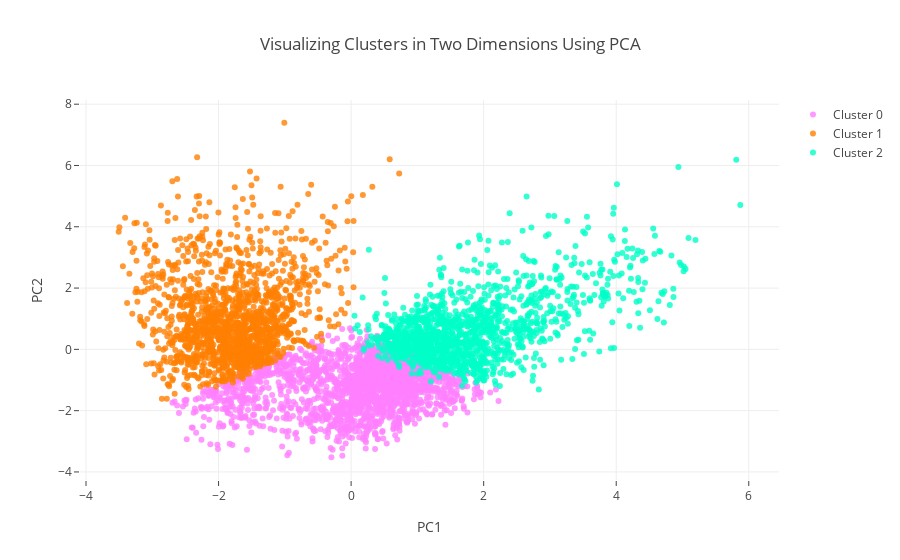

The notebook cell this image was saved under:
### Markdown cell above
The next plot displays the three clusters on the two *principal components* created for 2-D visualization:

### Code cell
#Instructions for building the 2-D plot

#trace1 is for 'Cluster 0'
trace1 = go.Scatter(
                    x = cluster0["PC1_2d"],
                    y = cluster0["PC2_2d"],
                    mode = "markers",
                    name = "Cluster 0",
                    marker = dict(color = 'rgba(255, 128, 255, 0.8)'),
                    text = None)

#trace2 is for 'Cluster 1'
trace2 = go.Scatter(
                    x = cluster1["PC1_2d"],
                    y = cluster1["PC2_2d"],
                    mode = "markers",
                    name = "Cluster 1",
                    marker = dict(color = 'rgba(255, 128, 2, 0.8)'),
                    text = None)

#trace3 is for 'Cluster 2'
trace3 = go.Scatter(
                    x = cluster2["PC1_2d"],
                    y = cluster2["PC2_2d"],
                    mode = "markers",
                    name = "Cluster 2",
                    marker = dict(color = 'rgba(0, 255, 200, 0.8)'),
                    text = None)

data = [trace1, trace2, trace3]

title = "Visualizing Clusters in Two Dimensions Using PCA"

layout = dict(title = title,
              xaxis= dict(title= 'PC1',ticklen= 5,zeroline= False),
              yaxis= dict(title= 'PC2',ticklen= 5,zeroline= False)
             )

fig = dict(data = data, layout = layout)

iplot(fig)

### Figure 1 — Plotly figure (JSON) as saved in the notebook; plotly's stock layout.template omitted (floating-point values rounded to 4 significant figures; data arrays with more than 128 entries replaced by an {"elided": "..."} marker saying what was removed)
{"data": [{"marker": {"color": "rgba(255, 128, 255, 0.8)"}, "mode": "markers", "name": "Cluster 0", "x": {"elided": "2100 float values"}, "y": {"elided": "2100 float values"}, "type": "scatter", "uid": "5d2a7590-a419-11ef-a86c-2b8ada641958"}, {"marker": {"color": "rgba(255, 128, 2, 0.8)"}, "mode": "markers", "name": "Cluster 1", "x": {"elided": "1511 float values"}, "y": {"elided": "1511 float values"}, "type": "scatter", "uid": "5d2a789c-a419-11ef-a86c-2b8ada641958"}, {"marker": {"color": "rgba(0, 255, 200, 0.8)"}, "mode": "markers", "name": "Cluster 2", "x": {"elided": "1389 float values"}, "y": {"elided": "1389 float values"}, "type": "scatter", "uid": "5d2a79fa-a419-11ef-a86c-2b8ada641958"}], "layout": {"title": "Visualizing Clusters in Two Dimensions Using PCA", "xaxis": {"ticklen": 5, "title": "PC1", "zeroline": false}, "yaxis": {"ticklen": 5, "title": "PC2", "zeroline": false}}}
